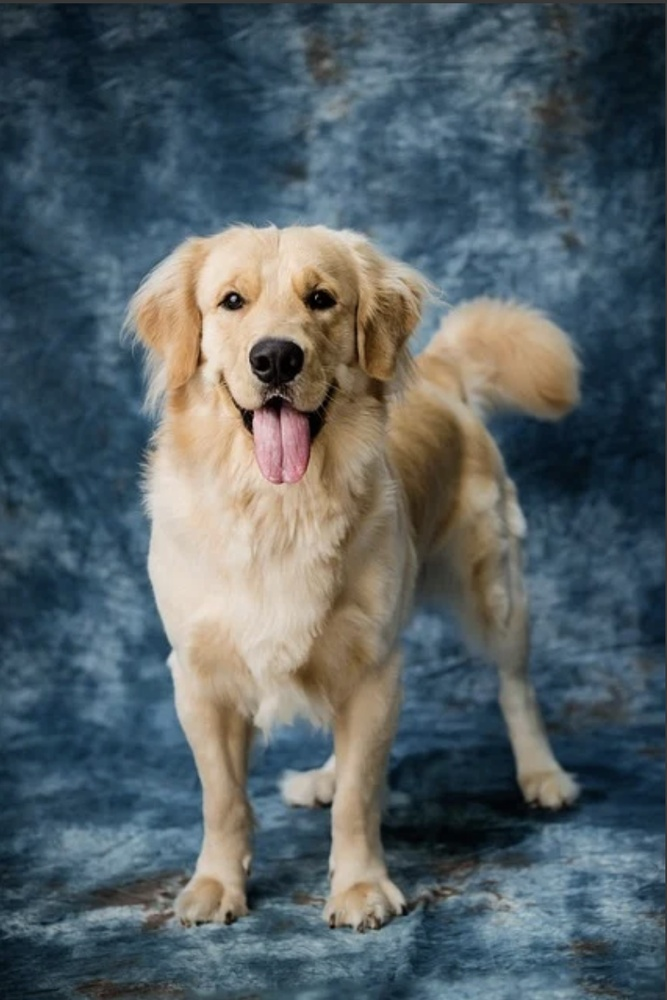
#> input picture dog.jpg, 667 x 1000 px, shrunk from 812 x 1218 before the run
$ jupyter execute KMeans_ImageSegmentation.ipynb
#> lines starting #> are read from the running program, lines starting #| are printed output that depends on the picture
<a href="https://colab.research.google.com/github/DhrubaAdhikary/Learn_CV_with_Dhruv/blob/master/KMeans_ImageSegmentation.ipynb" target="_parent"></a>

[cell 1]
import matplotlib as mpl
import matplotlib.pyplot as plt
import numpy as np
from sklearn.cluster import KMeans

[cell 2]
image = mpl.image.imread("dog.jpg")
#> image is the input picture: shape (1000, 667, 3); mean R, G, B 85.4, 96.4, 100.9

[cell 3]
image

[cell 4]
# Get the original image dimensions
original_shape = image.shape
#> original_shape = (1000, 667, 3)

# Reshape the image to be a 2D array of pixels (n_pixels, n_channels)
# This is the crucial step that was likely done incorrectly before.
pixel_values = image.reshape(-1, 3)

[cell 5]
kmeans = KMeans(n_clusters=10, n_init='auto', random_state=42)
kmeans.fit(pixel_values)

[cell 6]
# --- 3. Reconstruct the Segmented Image ---
# Get the color of the cluster each pixel belongs to.
# kmeans.cluster_centers_ holds the representative colors (the centroids).
# kmeans.labels_ is an array that gives the cluster index for each pixel.
segmented_pixels = kmeans.cluster_centers_[kmeans.labels_]

[cell 7]
# Reshape the 2D pixel array back to the original 3D image shape.
# Ensure the data type is correct for image display (e.g., uint8).
segmented_image = segmented_pixels.reshape(original_shape).astype(np.uint8)

[cell 8]
import cv2
import numpy as np
import matplotlib.pyplot as plt

# --- 1. Load the Image ---
# Make sure to replace 'your_image.jpg' with the path to your image.
image = cv2.imread('dog.jpg')
# Convert the image from BGR (OpenCV's default) to RGB for correct color display with Matplotlib.
image = cv2.cvtColor(image, cv2.COLOR_BGR2RGB)

# --- 2. Pre-process the Image ---
# Reshape the image to be a list of pixels (a 2D array).
# Each row is a pixel and each column is a color channel (R, G, B).
pixel_values = image.reshape((-1, 3))
# Convert to float32, which is required by the k-means function.
pixel_values = np.float32(pixel_values)

# --- 3. Apply K-Means Clustering ---
# Define the number of clusters (K). This will be the number of dominant colors.
K = 8

# Define the stopping criteria for the algorithm.
# It stops when either the specified accuracy is reached or the max number of iterations is met.
criteria = (cv2.TERM_CRITERIA_EPS + cv2.TERM_CRITERIA_MAX_ITER, 100, 0.2)

# Perform K-means clustering.
# compactness: The sum of squared distance from each point to its corresponding center.
# labels: An array where each element is the cluster index (0 to K-1) for the corresponding pixel.
# centers: An array of cluster centers (the K dominant colors).
compactness, labels, centers = cv2.kmeans(pixel_values, K, None, criteria, 10, cv2.KMEANS_RANDOM_CENTERS)
#> compactness = 290986331.9; centers = [[178.2, 156.4, 130.6], [16.98, 31.06, 40.78], [37.88, 56.44, 68.51], [53.31, 77.74, 94.29], [120.4, 101.9, 77.37], [216.4, 199.3, 180.8], [110.7, 134.6, 148.1], [76.77, 102.7, 119.8]]

# --- 4. Reconstruct the Segmented Image ---
# Convert the cluster centers (which are floats) back to 8-bit unsigned integers.
centers = np.uint8(centers)
#> centers = [[178, 156, 130], [16, 31, 40], [37, 56, 68], [53, 77, 94], [120, 101, 77], [216, 199, 180], [110, 134, 148], [76, 102, 119]]

# Map each pixel's label to its corresponding center color.
segmented_data = centers[labels.flatten()]

# Reshape the segmented data back to the original image dimensions.
segmented_image = segmented_data.reshape((image.shape))
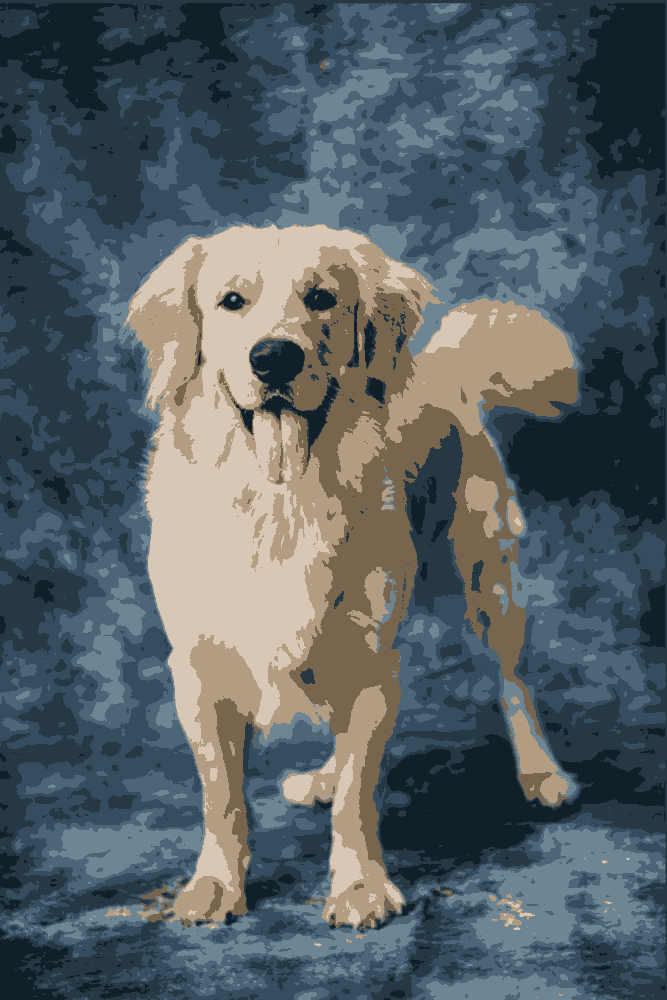
#> segmented_image: shape (1000, 667, 3); mean R, G, B 84.8, 95.9, 100.4

# --- 5. Display the Results ---
plt.figure(figsize=(10, 5))

# Original Image
plt.subplot(1, 2, 1)
plt.imshow(image)
plt.title('Original Image')
plt.axis('off')

# Segmented Image
plt.subplot(1, 2, 2)
plt.imshow(segmented_image)
plt.title(f'Segmented Image (K={K})')
plt.axis('off')

plt.show()
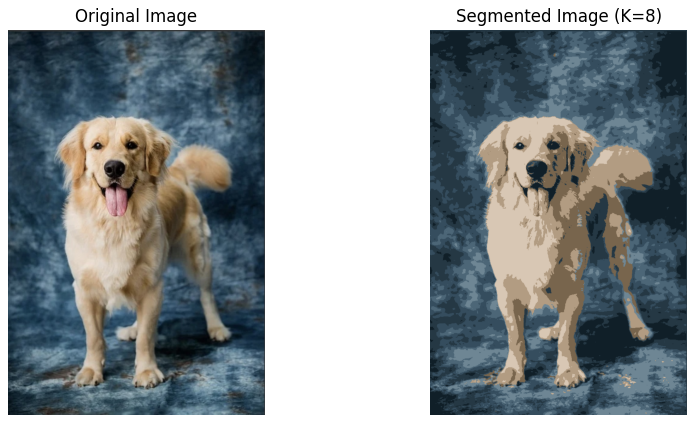
#> figure drawn by matplotlib, 2 panels

[cell 9]
import numpy as np
import cv2
from sklearn.mixture import GaussianMixture
import matplotlib.pyplot as plt

# Load image
image = cv2.imread("dog.jpg") # Replace with your image path
image = cv2.cvtColor(image, cv2.COLOR_BGR2RGB) # Convert BGR to RGB

# Reshape image into a feature vector
pixels = image.reshape(-1, 3) # Convert to (num_pixels, 3) for RGB

# Apply Gaussian Mixture Model (GMM) for clustering
num_clusters = 3 # Number of segments
gmm = GaussianMixture(n_components=num_clusters, covariance_type='tied', random_state=42)
gmm.fit(pixels)

# Predict pixel clusters
labels = gmm.predict(pixels)

# Assign each pixel to the cluster mean
segmented_pixels = gmm.means_[labels].astype(np.uint8)

# Reshape back to original image shape
segmented_image = segmented_pixels.reshape(image.shape)
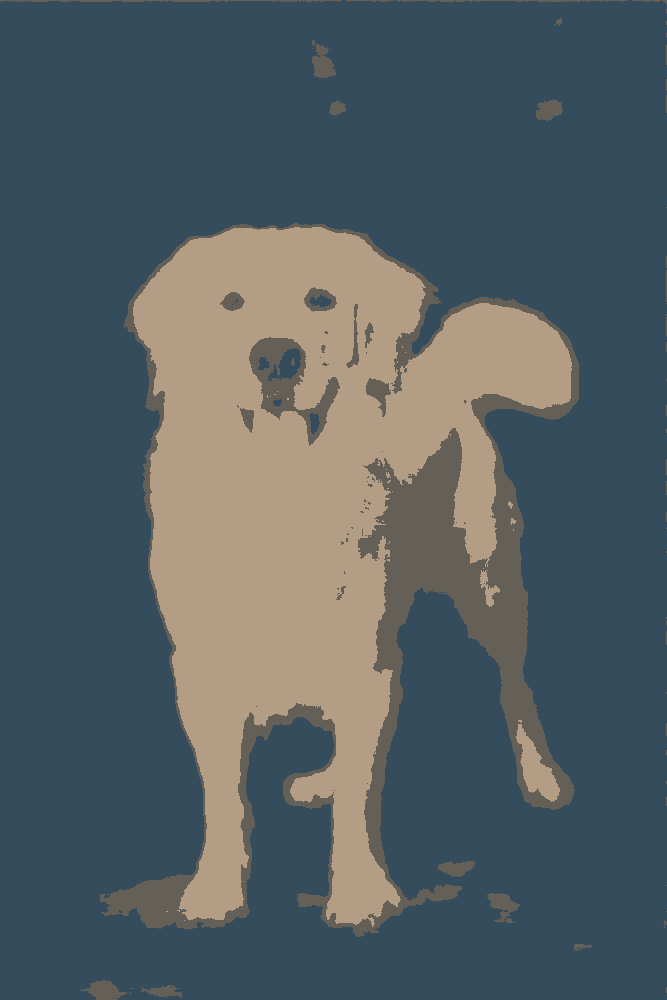
#> segmented_image: shape (1000, 667, 3); mean R, G, B 84.8, 95.6, 100.5

# Display original and segmented images
fig, ax = plt.subplots(1, 2, figsize=(10, 5))
ax[0].imshow(image)
ax[0].set_title("Original Image")
ax[0].axis("off")

ax[1].imshow(segmented_image)
ax[1].set_title("Segmented Image (EM-GMM)")
ax[1].axis("off")

plt.show()
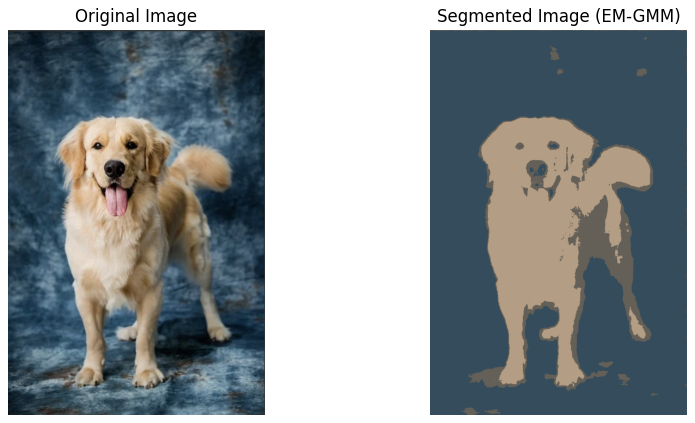
#> figure drawn by matplotlib, 2 panels

$ run again, with input_image.jpg copied over dog.jpg
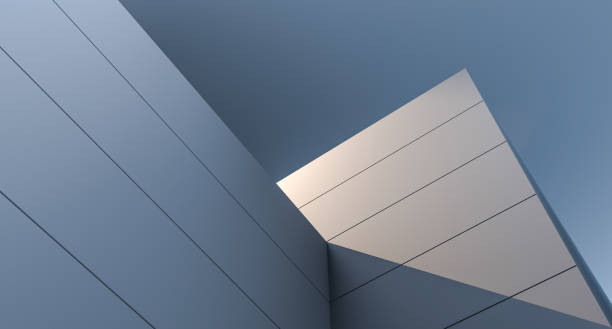
#> input picture input_image.jpg, 612 x 329 px
#> image is the input picture: shape (329, 612, 3); mean R, G, B 112, 126.8, 145.6
#> `compactness, labels, centers = cv2.kmeans(pixel_values, K, None, crite..`: compactness = 37753794.7; centers = [[147.9, 164.8, 187.9], [71.45, 87.31, 106.3], [131.9, 142.9, 159.4], [85.66, 105.8, 129.5], [173.5, 167.7, 166.8], [100.5, 123.8, 150.6], [50.07, 60.55, 73.74], [217.4, 203.4, 194]]
#> `centers = np.uint8(centers)`: centers = [[147, 164, 187], [71, 87, 106], [131, 142, 159], [85, 105, 129], [173, 167, 166], [100, 123, 150], [50, 60, 73], [217, 203, 193]]
#> `segmented_image = segmented_pixels.reshape(image.shape)`:
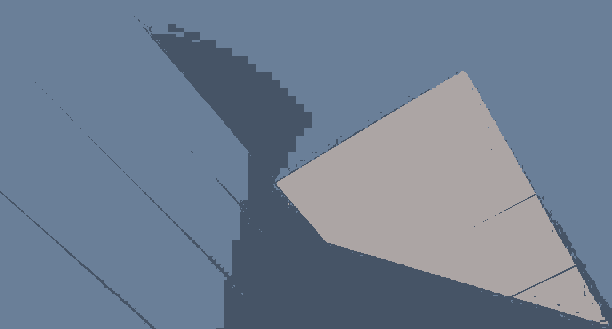
#> segmented_image: shape (329, 612, 3); mean R, G, B 112.1, 126.4, 145.1
#> `plt.show()`:
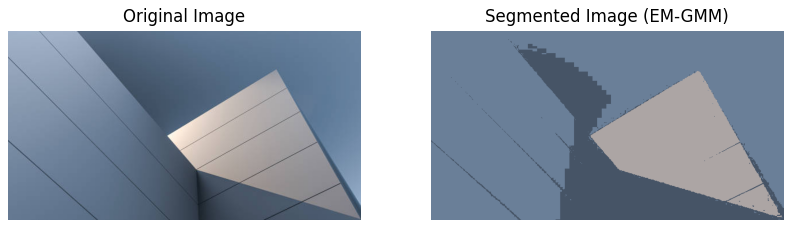
#> figure drawn by matplotlib, 2 panels
